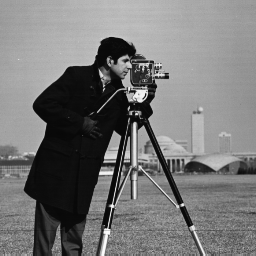
%> input picture demo/02-intensity-transforms/cameraman.tif, 256 x 256 px
$ octave imGamma.m   (GNU Octave 9; MATLAB toolbox functions it lacks are replaced by stand-ins)
%> lines starting %> are read from the running program, lines starting %| are printed output that depends on the picture
%Gamma-correction
%HKa Feb. 2015

clear, close all;

I=imread('cameraman.tif');
%> I is the input picture: size 256x256 uint8; min 7, max 253, mean 118.7
figure(1)
subplot(221); imshow(I)
subplot(222); hist(double(I(:)),50)
pause;

subplot(223)
I_gamma=255*((double(I)./255).^.45);%
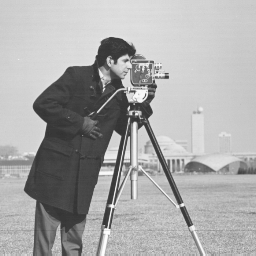
%> I_gamma: size 256x256 double; min 50.57, max 254.1, mean 170
imshow(uint8(I_gamma));
subplot(224); hist(I_gamma(:),50)
%> after `hist(I_gamma(:),50)`:
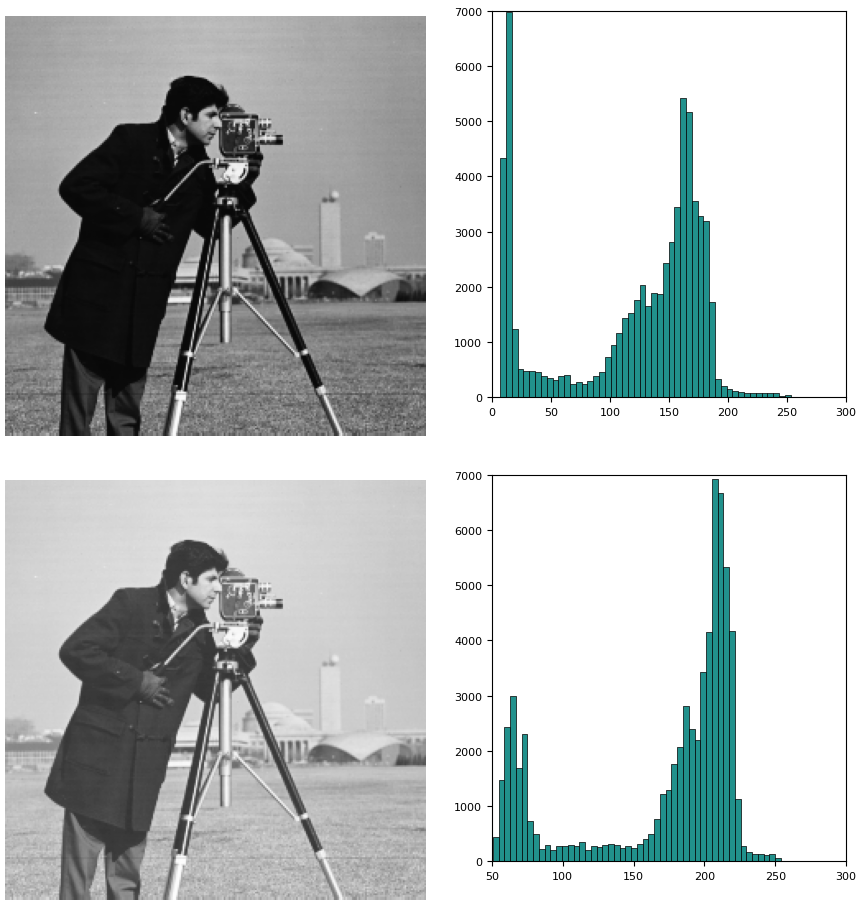
%> figure redrawn from the program's plot data, 4 panels

$ run again, with demo/02-intensity-transforms/fingerprint.tif copied over demo/02-intensity-transforms/cameraman.tif
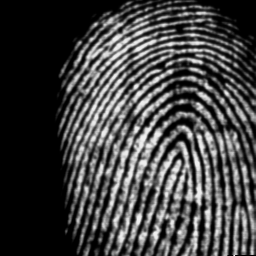
%> input picture demo/02-intensity-transforms/fingerprint.tif, 256 x 256 px
%> I is the input picture: size 256x256 uint8; min 0, max 239, mean 64.7
%> `I_gamma=255*((double(I)./255).^.45);`:
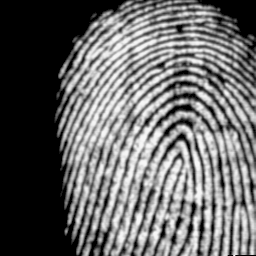
%> I_gamma: size 256x256 double; min 0, max 247.7, mean 103
%> `hist(I_gamma(:),50)`:
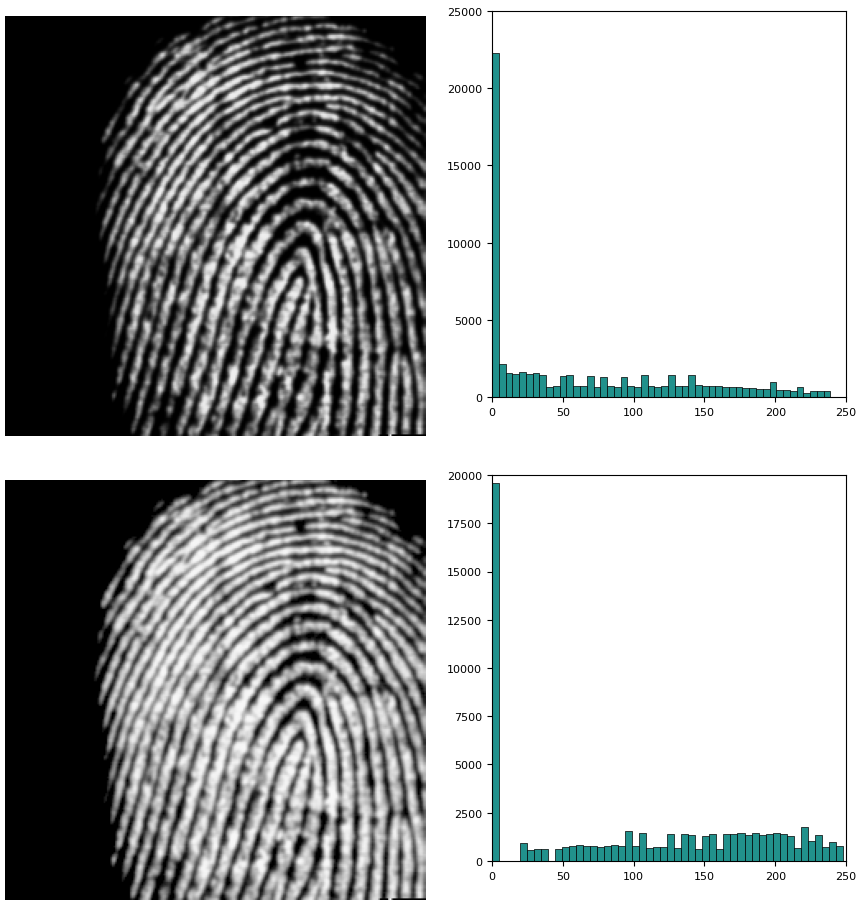
%> figure redrawn from the program's plot data, 4 panels
